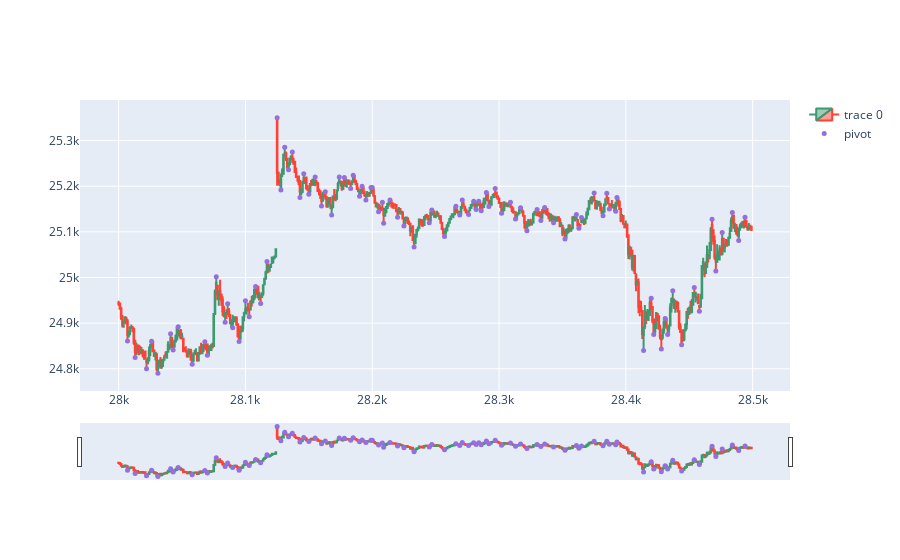

The notebook cell this image was saved under:
### Code cell
import plotly.graph_objects as go
from plotly.subplots import make_subplots
from datetime import datetime
dfpl = df[28000:28500]
fig = go.Figure(data=[go.Candlestick(x=dfpl.index,
                open=dfpl['open'],
                high=dfpl['high'],
                low=dfpl['low'],
                close=dfpl['close'])])

fig.add_scatter(x=dfpl.index, y=dfpl['pointpos'], mode="markers",
                marker=dict(size=5, color="MediumPurple"),
                name="pivot")
#fig.update_layout(xaxis_rangeslider_visible=False)
fig.show()

### Figure 1 — Plotly figure (JSON) as saved in the notebook; plotly's stock layout.template omitted (floating-point values rounded to 4 significant figures; data arrays with more than 128 entries replaced by an {"elided": "..."} marker saying what was removed)
{"data": [{"close": {"elided": "500 float values"}, "high": {"elided": "500 float values"}, "low": {"elided": "500 float values"}, "open": {"elided": "500 float values"}, "type": "candlestick", "x": {"elided": "500 int values"}}, {"marker": {"color": "MediumPurple", "size": 5}, "mode": "markers", "name": "pivot", "type": "scatter", "x": {"elided": "500 int values"}, "y": {"elided": "500 float values"}}], "layout": {"autosize": true, "xaxis": {"autorange": true, "range": [27970.0, 28530.0], "rangeslider": {"autorange": true, "range": [27970.0, 28530.0], "yaxis": {"_template": null, "rangemode": "match"}}, "type": "linear"}, "yaxis": {"autorange": true, "range": [24740.0, 25400.0], "type": "linear"}}}
